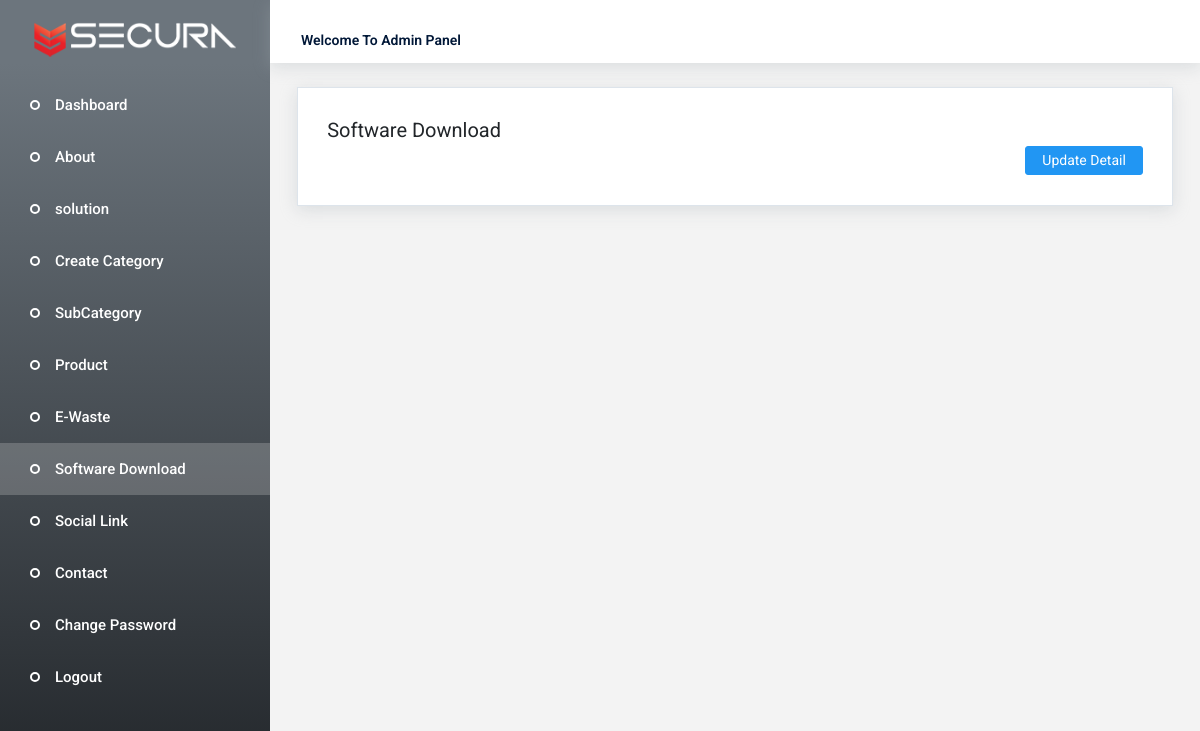
/Admin/software.php (signed in), run on an earlier commit of the app's database.
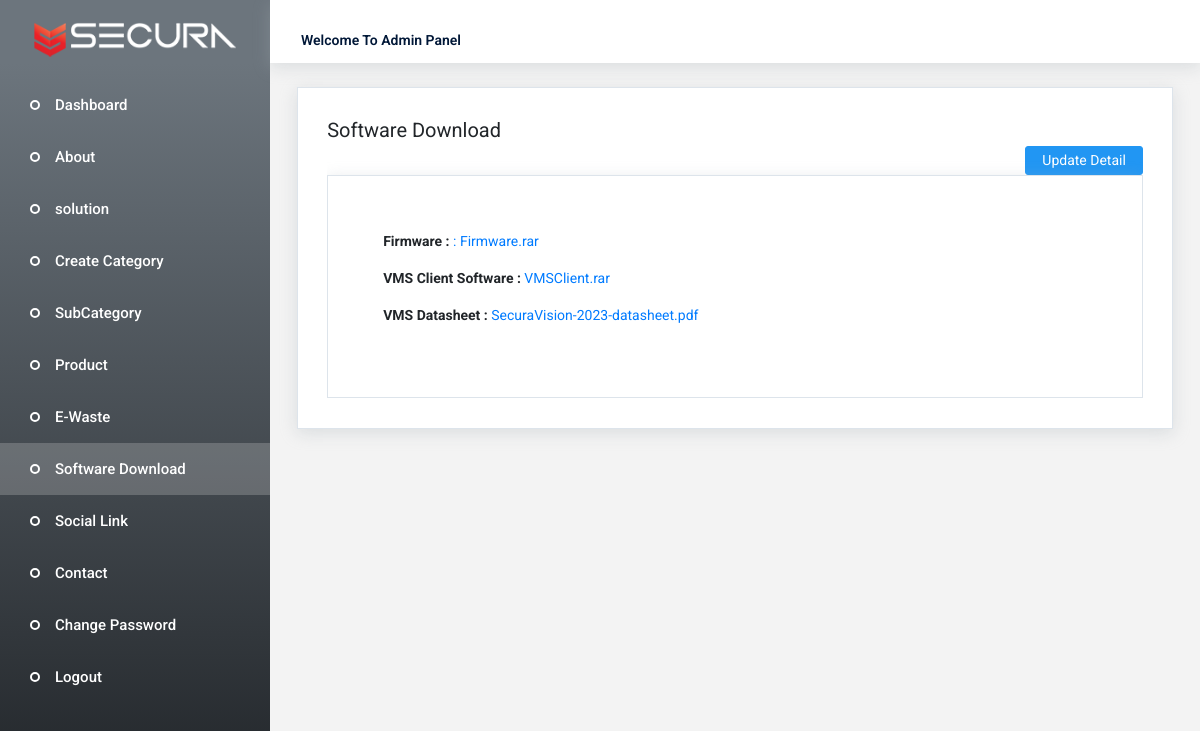
And on a later commit of the database.
### tables this page shows
CREATE TABLE `software` (
  `id` int(11) NOT NULL,
  `firmware` text NOT NULL,
  `vmssoftware` text NOT NULL,
  `vmspdf` text NOT NULL
);

### Admin/software.php (the view, shortened to what this page needs)
<!DOCTYPE html>
<html lang="en">
<?php @include("include/secureConfig.php");
?>
  <head>
    <?php include("include/head.php"); ?>
  </head>
    <div class="container-scroller">
      <?php include("include/navbar.php");?>
        <div class="container-fluid page-body-wrapper">
            <?php include("include/sidebar.php");?>
            <div class="main-panel">
            <div class="content-wrapper">
                <div class="row">
                <div class="col-lg-12">
                    <div class="card">
                        <div class="card-body">
                            <div class="table-responsive">
                            <h4 class="mb-1">Software Download</h4>
                                <div class="text-right">
                                    <a href="software_update.php" class="btn btn-primary" data-target="#gry" >Update Detail</a>
                                    <br/>
                                </div>
																<?php
                                    $result = mysqli_query($con, "SELECT * FROM software");
                                    if (mysqli_num_rows($result)>0) {
                                    $row=mysqli_fetch_array($result) ?>
																		<div class="card" style="padding:55px">
																			<p> <b>	Firmware : </b><a href="<?php echo SOFTWARE_URL.$row['firmware']; ?>" downloade> : <?php echo $row['firmware']; ?>  </a></p>
																			<p> <b> VMS Client Software : </b><a href="<?php echo SOFTWARE_URL.$row['vmssoftware']; ?>" downloade>  <?php echo $row['vmssoftware']; ?>   </a> </p>
																			<p> <b> VMS Datasheet : </b><a href="<?php echo SOFTWARE_URL.$row['vmspdf'];  ?>" target="blank">  <?php echo $row['vmspdf']; ?> </a></p>
																		</div>
																		<?php } ?>
                        				</div>
															</div>
														</div>
													</div>
												</div>
  </body>
</html>

What changed in the data, as far as the page shows it:
added software: firmware "Firmware.rar", vmssoftware "VMSClient.rar", vmspdf "SecuraVision-2023-datasheet.pdf"
Also different on the page:
text now shown: "Firmware : : VMS Client Software : VMS Datasheet :"
